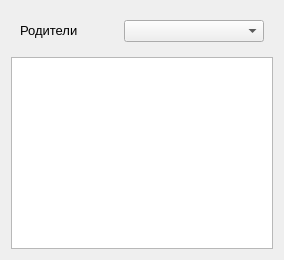
                  <widget class="QWidget" name="toolsParents">
                   <layout class="QVBoxLayout" name="verticalLayout_27">
                    <item>
                     <widget class="QFrame" name="horizontalFrame">
                      <property name="sizePolicy">
                       <sizepolicy hsizetype="Preferred" vsizetype="Fixed">
                        <horstretch>0</horstretch>
                        <verstretch>0</verstretch>
                       </sizepolicy>
                      </property>
                      <layout class="QHBoxLayout" name="horizontalLayout_24">
                       <item>
                        <widget class="QLabel" name="label_8">
                         <property name="sizePolicy">
                          <sizepolicy hsizetype="Preferred" vsizetype="Fixed">
                           <horstretch>0</horstretch>
                           <verstretch>0</verstretch>
                          </sizepolicy>
                         </property>
                         <property name="font">
                          <font>
                           <pointsize>10</pointsize>
                          </font>
                         </property>
                         <property name="text">
                          <string>Родители</string>
                         </property>
                        </widget>
                       </item>
                       <item>
                        <spacer name="horizontalSpacer_23">
                         <property name="orientation">
                          <enum>Qt::Horizontal</enum>
                         </property>
                         <property name="sizeHint" stdset="0">
                          <size>
                           <width>40</width>
                           <height>20</height>
                          </size>
                         </property>
                        </spacer>
                       </item>
                       <item>
                        <widget class="QComboBox" name="parentsChoose">
                         <property name="minimumSize">
                          <size>
                           <width>140</width>
                           <height>0</height>
                          </size>
                         </property>
                         <property name="maxVisibleItems">
                          <number>30</number>
                         </property>
                        </widget>
                       </item>
                      </layout>
                     </widget>
                    </item>
                    <item>
                     <widget class="QListWidget" name="parentsList"/>
                    </item>
                   </layout>
                  </widget>
